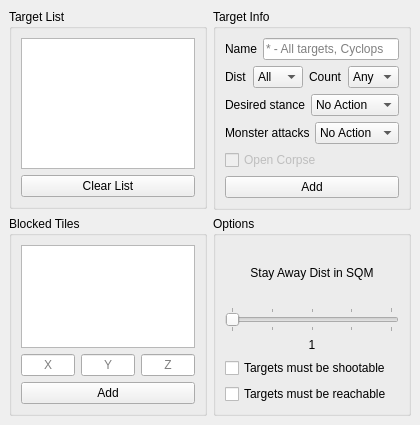
<?xml version="1.0" encoding="UTF-8"?>
<ui version="4.0">
 <class>Targeting_View</class>
 <widget class="QMainWindow" name="Targeting_View">
  <property name="geometry">
   <rect>
    <x>0</x>
    <y>0</y>
    <width>420</width>
    <height>425</height>
   </rect>
  </property>
  <property name="sizePolicy">
   <sizepolicy hsizetype="Fixed" vsizetype="Fixed">
    <horstretch>0</horstretch>
    <verstretch>0</verstretch>
   </sizepolicy>
  </property>
  <property name="minimumSize">
   <size>
    <width>420</width>
    <height>425</height>
   </size>
  </property>
  <property name="maximumSize">
   <size>
    <width>420</width>
    <height>425</height>
   </size>
  </property>
  <property name="windowTitle">
   <string>Targeting</string>
  </property>
  <widget class="QWidget" name="centralwidget">
   <property name="sizePolicy">
    <sizepolicy hsizetype="Fixed" vsizetype="Fixed">
     <horstretch>0</horstretch>
     <verstretch>0</verstretch>
    </sizepolicy>
   </property>
   <property name="minimumSize">
    <size>
     <width>420</width>
     <height>425</height>
    </size>
   </property>
   <property name="maximumSize">
    <size>
     <width>420</width>
     <height>425</height>
    </size>
   </property>
   <layout class="QGridLayout" name="gridLayout">
    <item row="0" column="0">
     <widget class="QGroupBox" name="groupBox">
      <property name="sizePolicy">
       <sizepolicy hsizetype="Fixed" vsizetype="Fixed">
        <horstretch>0</horstretch>
        <verstretch>0</verstretch>
       </sizepolicy>
      </property>
      <property name="minimumSize">
       <size>
        <width>0</width>
        <height>0</height>
       </size>
      </property>
      <property name="maximumSize">
       <size>
        <width>200</width>
        <height>200</height>
       </size>
      </property>
      <property name="title">
       <string>Target List</string>
      </property>
      <layout class="QVBoxLayout" name="verticalLayout_2">
       <item>
        <widget class="QTableWidget" name="targets_tableWidget"/>
       </item>
       <item>
        <widget class="QPushButton" name="clear_pushButton">
         <property name="text">
          <string>Clear List</string>
         </property>
        </widget>
       </item>
      </layout>
     </widget>
    </item>
    <item row="0" column="1">
     <widget class="QGroupBox" name="groupBox_2">
      <property name="sizePolicy">
       <sizepolicy hsizetype="Fixed" vsizetype="Minimum">
        <horstretch>0</horstretch>
        <verstretch>0</verstretch>
       </sizepolicy>
      </property>
      <property name="title">
       <string>Target Info</string>
      </property>
      <layout class="QVBoxLayout" name="verticalLayout">
       <item>
        <layout class="QHBoxLayout" name="horizontalLayout_3">
         <item>
          <widget class="QLabel" name="label">
           <property name="sizePolicy">
            <sizepolicy hsizetype="Minimum" vsizetype="Fixed">
             <horstretch>0</horstretch>
             <verstretch>0</verstretch>
            </sizepolicy>
           </property>
           <property name="text">
            <string>Name</string>
           </property>
           <property name="buddy">
            <cstring>name_lineEdit</cstring>
           </property>
          </widget>
         </item>
         <item>
          <widget class="QLineEdit" name="name_lineEdit">
           <property name="sizePolicy">
            <sizepolicy hsizetype="Expanding" vsizetype="Fixed">
             <horstretch>0</horstretch>
             <verstretch>0</verstretch>
            </sizepolicy>
           </property>
           <property name="placeholderText">
            <string>* - All targets, Cyclops</string>
           </property>
          </widget>
         </item>
        </layout>
       </item>
       <item>
        <layout class="QHBoxLayout" name="horizontalLayout">
         <item>
          <widget class="QLabel" name="label_7">
           <property name="sizePolicy">
            <sizepolicy hsizetype="Preferred" vsizetype="Preferred">
             <horstretch>0</horstretch>
             <verstretch>0</verstretch>
            </sizepolicy>
           </property>
           <property name="text">
            <string>Dist</string>
           </property>
          </widget>
         </item>
         <item>
          <widget class="QComboBox" name="dist_comboBox">
           <property name="sizePolicy">
            <sizepolicy hsizetype="Expanding" vsizetype="Fixed">
             <horstretch>0</horstretch>
             <verstretch>0</verstretch>
            </sizepolicy>
           </property>
           <item>
            <property name="text">
             <string>All</string>
            </property>
           </item>
           <item>
            <property name="text">
             <string>1</string>
            </property>
           </item>
           <item>
            <property name="text">
             <string>2</string>
            </property>
           </item>
           <item>
            <property name="text">
             <string>3</string>
            </property>
           </item>
           <item>
            <property name="text">
             <string>4</string>
            </property>
           </item>
           <item>
            <property name="text">
             <string>5</string>
            </property>
           </item>
           <item>
            <property name="text">
             <string>6</string>
            </property>
           </item>
           <item>
            <property name="text">
             <string>7</string>
            </property>
           </item>
          </widget>
         </item>
         <item>
          <widget class="QLabel" name="label_2">
           <property name="sizePolicy">
            <sizepolicy hsizetype="Preferred" vsizetype="Preferred">
             <horstretch>0</horstretch>
             <verstretch>0</verstretch>
            </sizepolicy>
           </property>
           <property name="text">
            <string>Count</string>
           </property>
           <property name="buddy">
            <cstring>count_comboBox</cstring>
           </property>
          </widget>
         </item>
         <item>
          <widget class="QComboBox" name="count_comboBox">
           <property name="sizePolicy">
            <sizepolicy hsizetype="Expanding" vsizetype="Fixed">
             <horstretch>0</horstretch>
             <verstretch>0</verstretch>
            </sizepolicy>
           </property>
           <item>
            <property name="text">
             <string>Any</string>
            </property>
           </item>
           <item>
            <property name="text">
             <string>2</string>
            </property>
           </item>
           <item>
            <property name="text">
             <string>3</string>
            </property>
           </item>
           <item>
            <property name="text">
             <string>4</string>
            </property>
           </item>
           <item>
            <property name="text">
             <string>5</string>
            </property>
           </item>
           <item>
            <property name="text">
             <string>6</string>
            </property>
           </item>
          </widget>
         </item>
        </layout>
       </item>
       <item>
        <layout class="QHBoxLayout" name="horizontalLayout_6">
         <item>
          <widget class="QLabel" name="label_6">
           <property name="text">
            <string>Desired stance</string>
           </property>
          </widget>
         </item>
         <item>
          <widget class="QComboBox" name="stance_comboBox">
           <property name="sizePolicy">
            <sizepolicy hsizetype="Expanding" vsizetype="Fixed">
             <horstretch>0</horstretch>
             <verstretch>0</verstretch>
            </sizepolicy>
           </property>
           <item>
            <property name="text">
             <string>No Action</string>
            </property>
           </item>
           <item>
            <property name="text">
             <string>Chase</string>
            </property>
           </item>
           <item>
            <property name="text">
             <string>Stay Away</string>
            </property>
           </item>
          </widget>
         </item>
        </layout>
       </item>
       <item>
        <layout class="QHBoxLayout" name="horizontalLayout_5">
         <item>
          <widget class="QLabel" name="label_5">
           <property name="sizePolicy">
            <sizepolicy hsizetype="Fixed" vsizetype="Fixed">
             <horstretch>0</horstretch>
             <verstretch>0</verstretch>
            </sizepolicy>
           </property>
           <property name="text">
            <string>Monster attacks</string>
           </property>
           <property name="buddy">
            <cstring>monsterAttacks_comboBox</cstring>
           </property>
          </widget>
         </item>
         <item>
          <widget class="QComboBox" name="monsterAttacks_comboBox">
           <property name="sizePolicy">
            <sizepolicy hsizetype="Expanding" vsizetype="Fixed">
             <horstretch>0</horstretch>
             <verstretch>0</verstretch>
            </sizepolicy>
           </property>
           <item>
            <property name="text">
             <string>No Action</string>
            </property>
           </item>
           <item>
            <property name="text">
             <string>Face Target</string>
            </property>
           </item>
           <item>
            <property name="text">
             <string>Avoid Waves</string>
            </property>
           </item>
          </widget>
         </item>
        </layout>
       </item>
       <item>
        <widget class="QCheckBox" name="open_checkBox">
         <property name="enabled">
          <bool>false</bool>
         </property>
         <property name="text">
          <string>Open Corpse</string>
         </property>
        </widget>
       </item>
       <item>
        <widget class="QPushButton" name="add_pushButton">
         <property name="text">
          <string>Add</string>
         </property>
        </widget>
       </item>
      </layout>
     </widget>
    </item>
    <item row="1" column="0">
     <widget class="QGroupBox" name="groupBox_3">
      <property name="sizePolicy">
       <sizepolicy hsizetype="Fixed" vsizetype="Fixed">
        <horstretch>0</horstretch>
        <verstretch>0</verstretch>
       </sizepolicy>
      </property>
      <property name="maximumSize">
       <size>
        <width>200</width>
        <height>200</height>
       </size>
      </property>
      <property name="title">
       <string>Blocked Tiles</string>
      </property>
      <layout class="QVBoxLayout" name="verticalLayout_3">
       <item>
        <widget class="QListWidget" name="blockedTiles_listWidget">
         <property name="sizePolicy">
          <sizepolicy hsizetype="Fixed" vsizetype="Fixed">
           <horstretch>0</horstretch>
           <verstretch>0</verstretch>
          </sizepolicy>
         </property>
        </widget>
       </item>
       <item>
        <layout class="QHBoxLayout" name="horizontalLayout_2">
         <property name="sizeConstraint">
          <enum>QLayout::SizeConstraint::SetDefaultConstraint</enum>
         </property>
         <item>
          <widget class="QLineEdit" name="x_lineEdit">
           <property name="sizePolicy">
            <sizepolicy hsizetype="Fixed" vsizetype="Fixed">
             <horstretch>0</horstretch>
             <verstretch>0</verstretch>
            </sizepolicy>
           </property>
           <property name="maximumSize">
            <size>
             <width>60</width>
             <height>16777215</height>
            </size>
           </property>
           <property name="text">
            <string/>
           </property>
           <property name="alignment">
            <set>Qt::AlignmentFlag::AlignCenter</set>
           </property>
           <property name="placeholderText">
            <string>X</string>
           </property>
          </widget>
         </item>
         <item>
          <widget class="QLineEdit" name="y_lineEdit">
           <property name="sizePolicy">
            <sizepolicy hsizetype="Fixed" vsizetype="Fixed">
             <horstretch>0</horstretch>
             <verstretch>0</verstretch>
            </sizepolicy>
           </property>
           <property name="maximumSize">
            <size>
             <width>60</width>
             <height>16777215</height>
            </size>
           </property>
           <property name="alignment">
            <set>Qt::AlignmentFlag::AlignCenter</set>
           </property>
           <property name="placeholderText">
            <string>Y</string>
           </property>
          </widget>
         </item>
         <item>
          <widget class="QLineEdit" name="z_lineEdit">
           <property name="sizePolicy">
            <sizepolicy hsizetype="Fixed" vsizetype="Fixed">
             <horstretch>0</horstretch>
             <verstretch>0</verstretch>
            </sizepolicy>
           </property>
           <property name="maximumSize">
            <size>
             <width>60</width>
             <height>16777215</height>
            </size>
           </property>
           <property name="alignment">
            <set>Qt::AlignmentFlag::AlignCenter</set>
           </property>
           <property name="placeholderText">
            <string>Z</string>
           </property>
          </widget>
         </item>
        </layout>
       </item>
       <item>
        <widget class="QPushButton" name="addTile_pushButton">
         <property name="text">
          <string>Add</string>
         </property>
        </widget>
       </item>
      </layout>
     </widget>
    </item>
    <item row="1" column="1">
     <widget class="QGroupBox" name="groupBox_5">
      <property name="sizePolicy">
       <sizepolicy hsizetype="Minimum" vsizetype="Minimum">
        <horstretch>0</horstretch>
        <verstretch>0</verstretch>
       </sizepolicy>
      </property>
      <property name="title">
       <string>Options</string>
      </property>
      <layout class="QVBoxLayout" name="verticalLayout_4">
       <item>
        <widget class="QLabel" name="label_4">
         <property name="text">
          <string>Stay Away Dist in SQM</string>
         </property>
         <property name="alignment">
          <set>Qt::AlignmentFlag::AlignCenter</set>
         </property>
        </widget>
       </item>
       <item>
        <widget class="QSlider" name="dist_horizontalSlider">
         <property name="minimum">
          <number>1</number>
         </property>
         <property name="maximum">
          <number>5</number>
         </property>
         <property name="pageStep">
          <number>2</number>
         </property>
         <property name="orientation">
          <enum>Qt::Orientation::Horizontal</enum>
         </property>
         <property name="invertedControls">
          <bool>false</bool>
         </property>
         <property name="tickPosition">
          <enum>QSlider::TickPosition::TicksBothSides</enum>
         </property>
         <property name="tickInterval">
          <number>1</number>
         </property>
        </widget>
       </item>
       <item>
        <widget class="QLabel" name="label_3">
         <property name="sizePolicy">
          <sizepolicy hsizetype="Preferred" vsizetype="Fixed">
           <horstretch>0</horstretch>
           <verstretch>0</verstretch>
          </sizepolicy>
         </property>
         <property name="text">
          <string>1</string>
         </property>
         <property name="alignment">
          <set>Qt::AlignmentFlag::AlignCenter</set>
         </property>
        </widget>
       </item>
       <item>
        <widget class="QCheckBox" name="shootable_checkBox">
         <property name="text">
          <string>Targets must be shootable</string>
         </property>
        </widget>
       </item>
       <item>
        <widget class="QCheckBox" name="reachable_checkBox">
         <property name="text">
          <string>Targets must be reachable</string>
         </property>
        </widget>
       </item>
      </layout>
     </widget>
    </item>
   </layout>
  </widget>
 </widget>
 <resources/>
 <connections>
  <connection>
   <sender>dist_horizontalSlider</sender>
   <signal>valueChanged(int)</signal>
   <receiver>label_3</receiver>
   <slot>setNum(int)</slot>
   <hints>
    <hint type="sourcelabel">
     <x>400</x>
     <y>316</y>
    </hint>
    <hint type="destinationlabel">
     <x>400</x>
     <y>335</y>
    </hint>
   </hints>
  </connection>
 </connections>
</ui>
